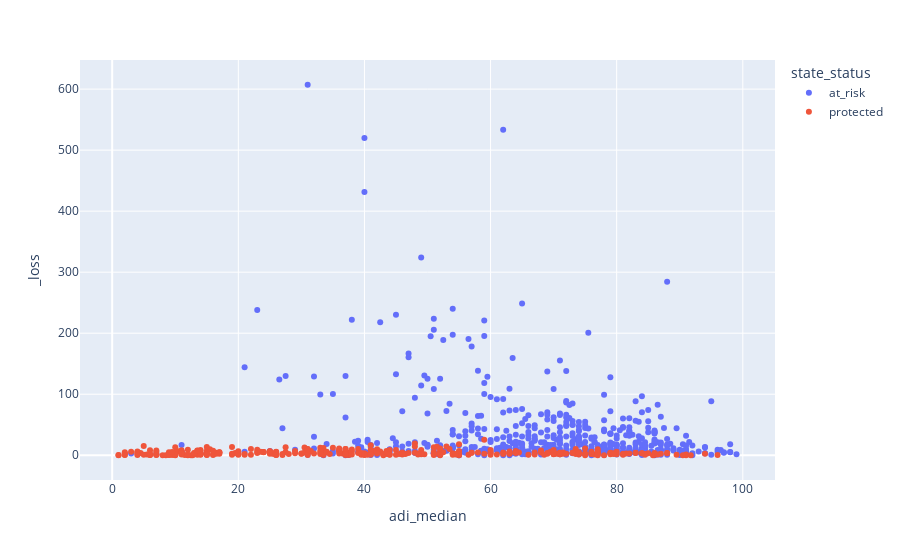

Notebook code cell kept with this figure:
### Code cell
px.scatter(df, x='adi_median', y='_loss', color="state_status")

### Figure 1 — Plotly figure (JSON) as saved in the notebook; plotly's stock layout.template omitted (floating-point values rounded to 4 significant figures; data arrays with more than 128 entries replaced by an {"elided": "..."} marker saying what was removed)
{"data": [{"hovertemplate": "state_status=at_risk<br>adi_median=%{x}<br>_loss=%{y}<extra></extra>", "legendgroup": "at_risk", "marker": {"color": "#636efa", "symbol": "circle"}, "mode": "markers", "name": "at_risk", "orientation": "v", "showlegend": true, "type": "scatter", "x": {"elided": "544 float values"}, "xaxis": "x", "y": {"elided": "544 float values"}, "yaxis": "y"}, {"hovertemplate": "state_status=protected<br>adi_median=%{x}<br>_loss=%{y}<extra></extra>", "legendgroup": "protected", "marker": {"color": "#EF553B", "symbol": "circle"}, "mode": "markers", "name": "protected", "orientation": "v", "showlegend": true, "type": "scatter", "x": {"elided": "338 float values"}, "xaxis": "x", "y": {"elided": "338 float values"}, "yaxis": "y"}], "layout": {"legend": {"title": {"text": "state_status"}, "tracegroupgap": 0}, "margin": {"t": 60}, "xaxis": {"anchor": "y", "domain": [0, 1], "title": {"text": "adi_median"}}, "yaxis": {"anchor": "x", "domain": [0, 1], "title": {"text": "_loss"}}}}
